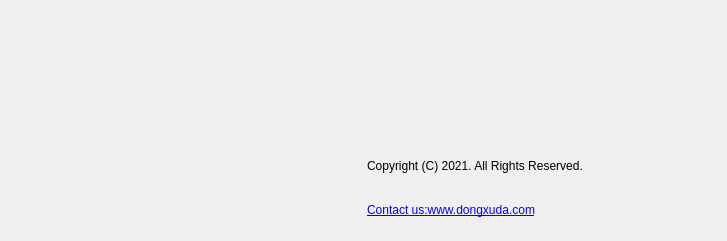
<?xml version="1.0" encoding="UTF-8"?>
<ui version="4.0">
 <class>AboutDialog</class>
 <widget class="QDialog" name="AboutDialog">
  <property name="geometry">
   <rect>
    <x>0</x>
    <y>0</y>
    <width>727</width>
    <height>241</height>
   </rect>
  </property>
  <property name="windowTitle">
   <string>About</string>
  </property>
  <layout class="QHBoxLayout" name="horizontalLayout">
   <item>
    <layout class="QVBoxLayout" name="verticalLayout_3">
     <item>
      <spacer name="verticalSpacer">
       <property name="orientation">
        <enum>Qt::Vertical</enum>
       </property>
       <property name="sizeHint" stdset="0">
        <size>
         <width>20</width>
         <height>40</height>
        </size>
       </property>
      </spacer>
     </item>
     <item>
      <widget class="QLabel" name="label">
       <property name="text">
        <string/>
       </property>
       <property name="pixmap">
        <pixmap resource="../Resources/Project.qrc">:/Icons/dxd.ico</pixmap>
       </property>
       <property name="scaledContents">
        <bool>true</bool>
       </property>
       <property name="alignment">
        <set>Qt::AlignCenter</set>
       </property>
       <property name="margin">
        <number>10</number>
       </property>
      </widget>
     </item>
     <item>
      <spacer name="verticalSpacer_2">
       <property name="orientation">
        <enum>Qt::Vertical</enum>
       </property>
       <property name="sizeHint" stdset="0">
        <size>
         <width>20</width>
         <height>40</height>
        </size>
       </property>
      </spacer>
     </item>
    </layout>
   </item>
   <item>
    <layout class="QVBoxLayout" name="verticalLayout">
     <item>
      <widget class="QLabel" name="softwareVersion">
       <property name="font">
        <font>
         <pointsize>10</pointsize>
         <weight>75</weight>
         <bold>true</bold>
        </font>
       </property>
       <property name="text">
        <string/>
       </property>
      </widget>
     </item>
     <item>
      <widget class="QLabel" name="qtVersion">
       <property name="text">
        <string/>
       </property>
      </widget>
     </item>
     <item>
      <widget class="QLabel" name="buildTime">
       <property name="text">
        <string/>
       </property>
      </widget>
     </item>
     <item>
      <widget class="QLabel" name="label_4">
       <property name="text">
        <string>Copyright (C) 2021. All Rights Reserved.</string>
       </property>
      </widget>
     </item>
     <item>
      <widget class="QLabel" name="urlLab">
       <property name="text">
        <string>&lt;html&gt;&lt;head/&gt;&lt;body&gt;&lt;p&gt;&lt;a href=&quot;http://www.dongxuda.com/&quot;&gt;&lt;span style=&quot; text-decoration: underline; color:#0000ff;&quot;&gt;Contact us:www.dongxuda.com&lt;/span&gt;&lt;/a&gt;&lt;/p&gt;&lt;/body&gt;&lt;/html&gt;</string>
       </property>
       <property name="openExternalLinks">
        <bool>true</bool>
       </property>
      </widget>
     </item>
    </layout>
   </item>
  </layout>
 </widget>
 <resources>
  <include location="../Resources/Project.qrc"/>
 </resources>
 <connections/>
</ui>
